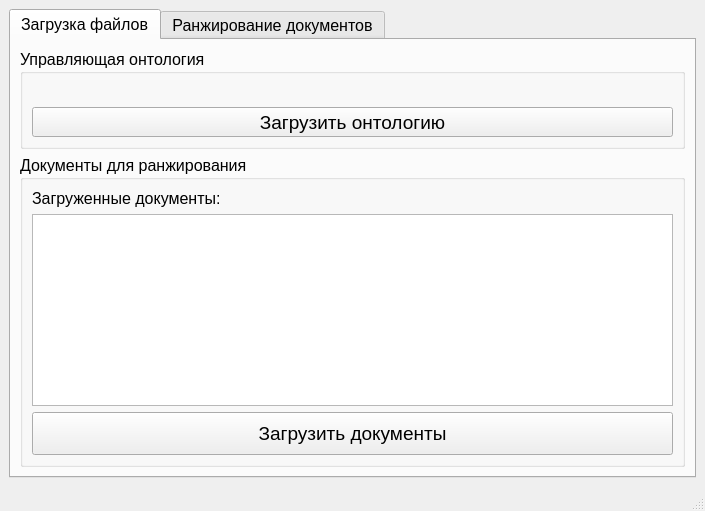
<?xml version="1.0" encoding="UTF-8"?>
<ui version="4.0">
 <class>MainWindow</class>
 <widget class="QMainWindow" name="MainWindow">
  <property name="geometry">
   <rect>
    <x>0</x>
    <y>0</y>
    <width>705</width>
    <height>511</height>
   </rect>
  </property>
  <property name="sizePolicy">
   <sizepolicy hsizetype="Maximum" vsizetype="Maximum">
    <horstretch>0</horstretch>
    <verstretch>0</verstretch>
   </sizepolicy>
  </property>
  <property name="font">
   <font>
    <pointsize>12</pointsize>
   </font>
  </property>
  <property name="windowTitle">
   <string>Автоматическое ранжирование документов</string>
  </property>
  <widget class="QWidget" name="centralwidget">
   <layout class="QVBoxLayout" name="verticalLayout">
    <item>
     <widget class="QTabWidget" name="mainTab">
      <property name="font">
       <font>
        <family>MS Shell Dlg 2</family>
        <pointsize>12</pointsize>
       </font>
      </property>
      <property name="currentIndex">
       <number>0</number>
      </property>
      <widget class="QWidget" name="tab1">
       <attribute name="title">
        <string>Загрузка файлов</string>
       </attribute>
       <layout class="QVBoxLayout" name="verticalLayout_3">
        <item>
         <widget class="QGroupBox" name="ontGroupBox">
          <property name="maximumSize">
           <size>
            <width>16777215</width>
            <height>100</height>
           </size>
          </property>
          <property name="title">
           <string>Управляющая онтология</string>
          </property>
          <layout class="QVBoxLayout" name="verticalLayout_5">
           <item>
            <widget class="QLabel" name="loadedOntFileName">
             <property name="sizePolicy">
              <sizepolicy hsizetype="Preferred" vsizetype="Preferred">
               <horstretch>0</horstretch>
               <verstretch>0</verstretch>
              </sizepolicy>
             </property>
             <property name="maximumSize">
              <size>
               <width>16777215</width>
               <height>16777215</height>
              </size>
             </property>
             <property name="layoutDirection">
              <enum>Qt::LeftToRight</enum>
             </property>
             <property name="text">
              <string/>
             </property>
             <property name="textFormat">
              <enum>Qt::AutoText</enum>
             </property>
            </widget>
           </item>
           <item>
            <widget class="QPushButton" name="loadOntButton">
             <property name="sizePolicy">
              <sizepolicy hsizetype="Expanding" vsizetype="Expanding">
               <horstretch>0</horstretch>
               <verstretch>0</verstretch>
              </sizepolicy>
             </property>
             <property name="maximumSize">
              <size>
               <width>16777215</width>
               <height>150</height>
              </size>
             </property>
             <property name="font">
              <font>
               <pointsize>14</pointsize>
              </font>
             </property>
             <property name="text">
              <string>Загрузить онтологию</string>
             </property>
            </widget>
           </item>
          </layout>
         </widget>
        </item>
        <item>
         <widget class="QGroupBox" name="docGroupBox">
          <property name="title">
           <string>Документы для ранжирования</string>
          </property>
          <layout class="QVBoxLayout" name="verticalLayout_6">
           <item>
            <widget class="QLabel" name="label_2">
             <property name="text">
              <string>Загруженные документы:</string>
             </property>
            </widget>
           </item>
           <item>
            <widget class="QListWidget" name="loadedDocsList"/>
           </item>
           <item>
            <widget class="QPushButton" name="loadDocsButton">
             <property name="sizePolicy">
              <sizepolicy hsizetype="Expanding" vsizetype="Expanding">
               <horstretch>0</horstretch>
               <verstretch>0</verstretch>
              </sizepolicy>
             </property>
             <property name="maximumSize">
              <size>
               <width>16777215</width>
               <height>150</height>
              </size>
             </property>
             <property name="font">
              <font>
               <pointsize>14</pointsize>
              </font>
             </property>
             <property name="text">
              <string>Загрузить документы</string>
             </property>
            </widget>
           </item>
          </layout>
         </widget>
        </item>
       </layout>
      </widget>
      <widget class="QWidget" name="tab3">
       <attribute name="title">
        <string>Ранжирование документов</string>
       </attribute>
       <layout class="QVBoxLayout" name="verticalLayout_4">
        <item>
         <widget class="QGroupBox" name="groupBox">
          <property name="maximumSize">
           <size>
            <width>16777215</width>
            <height>100</height>
           </size>
          </property>
          <property name="title">
           <string>Параметры</string>
          </property>
          <layout class="QHBoxLayout" name="horizontalLayout">
           <item>
            <layout class="QVBoxLayout" name="verticalLayout_2">
             <item>
              <widget class="QLabel" name="label">
               <property name="sizePolicy">
                <sizepolicy hsizetype="Minimum" vsizetype="Minimum">
                 <horstretch>0</horstretch>
                 <verstretch>0</verstretch>
                </sizepolicy>
               </property>
               <property name="font">
                <font>
                 <family>MS Shell Dlg 2</family>
                 <pointsize>14</pointsize>
                 <weight>75</weight>
                 <bold>true</bold>
                </font>
               </property>
               <property name="text">
                <string>N</string>
               </property>
               <property name="alignment">
                <set>Qt::AlignCenter</set>
               </property>
              </widget>
             </item>
             <item>
              <widget class="QSpinBox" name="nSpinBox">
               <property name="minimum">
                <number>1</number>
               </property>
               <property name="maximum">
                <number>30</number>
               </property>
               <property name="value">
                <number>10</number>
               </property>
              </widget>
             </item>
            </layout>
           </item>
           <item>
            <layout class="QVBoxLayout" name="verticalLayout_7">
             <item>
              <widget class="QLabel" name="label_3">
               <property name="sizePolicy">
                <sizepolicy hsizetype="Minimum" vsizetype="Minimum">
                 <horstretch>0</horstretch>
                 <verstretch>0</verstretch>
                </sizepolicy>
               </property>
               <property name="font">
                <font>
                 <family>MS Shell Dlg 2</family>
                 <pointsize>14</pointsize>
                 <weight>75</weight>
                 <bold>true</bold>
                </font>
               </property>
               <property name="text">
                <string>K</string>
               </property>
               <property name="alignment">
                <set>Qt::AlignCenter</set>
               </property>
              </widget>
             </item>
             <item>
              <widget class="QSpinBox" name="kSpinBox">
               <property name="minimum">
                <number>1</number>
               </property>
               <property name="maximum">
                <number>30</number>
               </property>
               <property name="value">
                <number>10</number>
               </property>
              </widget>
             </item>
            </layout>
           </item>
           <item>
            <layout class="QVBoxLayout" name="verticalLayout_8">
             <item>
              <widget class="QLabel" name="label_4">
               <property name="sizePolicy">
                <sizepolicy hsizetype="Minimum" vsizetype="Minimum">
                 <horstretch>0</horstretch>
                 <verstretch>0</verstretch>
                </sizepolicy>
               </property>
               <property name="font">
                <font>
                 <family>MS Shell Dlg 2</family>
                 <pointsize>14</pointsize>
                 <weight>75</weight>
                 <bold>true</bold>
                </font>
               </property>
               <property name="text">
                <string>B</string>
               </property>
               <property name="alignment">
                <set>Qt::AlignCenter</set>
               </property>
              </widget>
             </item>
             <item>
              <widget class="QSpinBox" name="bSpinBox">
               <property name="minimum">
                <number>1</number>
               </property>
               <property name="maximum">
                <number>30</number>
               </property>
              </widget>
             </item>
            </layout>
           </item>
          </layout>
         </widget>
        </item>
        <item>
         <widget class="QGroupBox" name="groupBox_2">
          <property name="title">
           <string>Ранжирование</string>
          </property>
          <layout class="QVBoxLayout" name="verticalLayout_9">
           <item>
            <widget class="QPushButton" name="rankingButton">
             <property name="enabled">
              <bool>true</bool>
             </property>
             <property name="sizePolicy">
              <sizepolicy hsizetype="Minimum" vsizetype="Expanding">
               <horstretch>0</horstretch>
               <verstretch>0</verstretch>
              </sizepolicy>
             </property>
             <property name="maximumSize">
              <size>
               <width>16777215</width>
               <height>150</height>
              </size>
             </property>
             <property name="font">
              <font>
               <pointsize>14</pointsize>
              </font>
             </property>
             <property name="text">
              <string>Выполнить ранжирование</string>
             </property>
            </widget>
           </item>
           <item>
            <widget class="QTableWidget" name="tableWidget">
             <property name="sizePolicy">
              <sizepolicy hsizetype="Expanding" vsizetype="Expanding">
               <horstretch>0</horstretch>
               <verstretch>0</verstretch>
              </sizepolicy>
             </property>
             <property name="font">
              <font>
               <pointsize>12</pointsize>
              </font>
             </property>
             <property name="sizeAdjustPolicy">
              <enum>QAbstractScrollArea::AdjustIgnored</enum>
             </property>
             <property name="editTriggers">
              <set>QAbstractItemView::NoEditTriggers</set>
             </property>
             <property name="sortingEnabled">
              <bool>false</bool>
             </property>
             <attribute name="verticalHeaderDefaultSectionSize">
              <number>50</number>
             </attribute>
             <attribute name="verticalHeaderMinimumSectionSize">
              <number>25</number>
             </attribute>
             <attribute name="verticalHeaderStretchLastSection">
              <bool>true</bool>
             </attribute>
             <column>
              <property name="text">
               <string>Название документа</string>
              </property>
              <property name="font">
               <font>
                <pointsize>12</pointsize>
               </font>
              </property>
             </column>
             <column>
              <property name="text">
               <string>Оценка</string>
              </property>
              <property name="font">
               <font>
                <pointsize>12</pointsize>
               </font>
              </property>
             </column>
            </widget>
           </item>
          </layout>
         </widget>
        </item>
       </layout>
      </widget>
     </widget>
    </item>
   </layout>
  </widget>
  <widget class="QMenuBar" name="menubar">
   <property name="geometry">
    <rect>
     <x>0</x>
     <y>0</y>
     <width>705</width>
     <height>21</height>
    </rect>
   </property>
  </widget>
  <widget class="QStatusBar" name="statusbar"/>
 </widget>
 <resources/>
 <connections/>
</ui>
